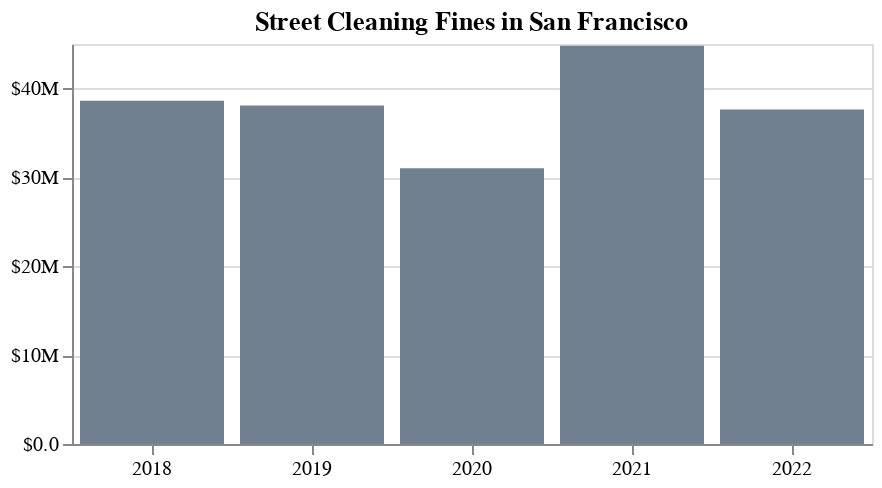

The notebook cell saved with this chart:
### Code cell
# Visualization, colorname: https://altair-viz.github.io/user_guide/generated/core/altair.ColorName.html
st_cleaning_year_fine['Year'] = pd.DatetimeIndex(st_cleaning_year_fine['Citation Issued DateTime']).year

alt.Chart(
    st_cleaning_year_fine,
    width=400,
    height=200
).mark_bar(color='slategray').encode(
    x=alt.X('Year:O', axis=alt.Axis(labelAngle=0, ), title=''),
    y=alt.Y('Fine Amount', axis=alt.Axis(format='$.2s'), title='')
).properties(
    title='Street Cleaning Fines in San Francisco'
)

### Figure 1 — Vega-Lite specification as saved in the notebook (floating-point values rounded to 4 significant figures)
{"$schema": "https://vega.github.io/schema/vega-lite/v4.17.0.json", "config": {"view": {"continuousHeight": 300, "continuousWidth": 400}}, "data": {"name": "data-abb9617787e364c1e425aba48a801763"}, "datasets": {"data-abb9617787e364c1e425aba48a801763": [{"Citation Issued DateTime": "2018-12-31T00:00:00", "Fine Amount": 38603690, "Percent": 20.3, "Year": 2018}, {"Citation Issued DateTime": "2019-12-31T00:00:00", "Fine Amount": 38083193, "Percent": 20.03, "Year": 2019}, {"Citation Issued DateTime": "2020-12-31T00:00:00", "Fine Amount": 31022572, "Percent": 16.32, "Year": 2020}, {"Citation Issued DateTime": "2021-12-31T00:00:00", "Fine Amount": 44817088, "Percent": 23.57, "Year": 2021}, {"Citation Issued DateTime": "2022-12-31T00:00:00", "Fine Amount": 37619221, "Percent": 19.78, "Year": 2022}]}, "encoding": {"x": {"axis": {"labelAngle": 0}, "field": "Year", "title": "", "type": "ordinal"}, "y": {"axis": {"format": "$.2s"}, "field": "Fine Amount", "title": "", "type": "quantitative"}}, "height": 200, "mark": {"color": "slategray", "type": "bar"}, "title": "Street Cleaning Fines in San Francisco", "width": 400}
